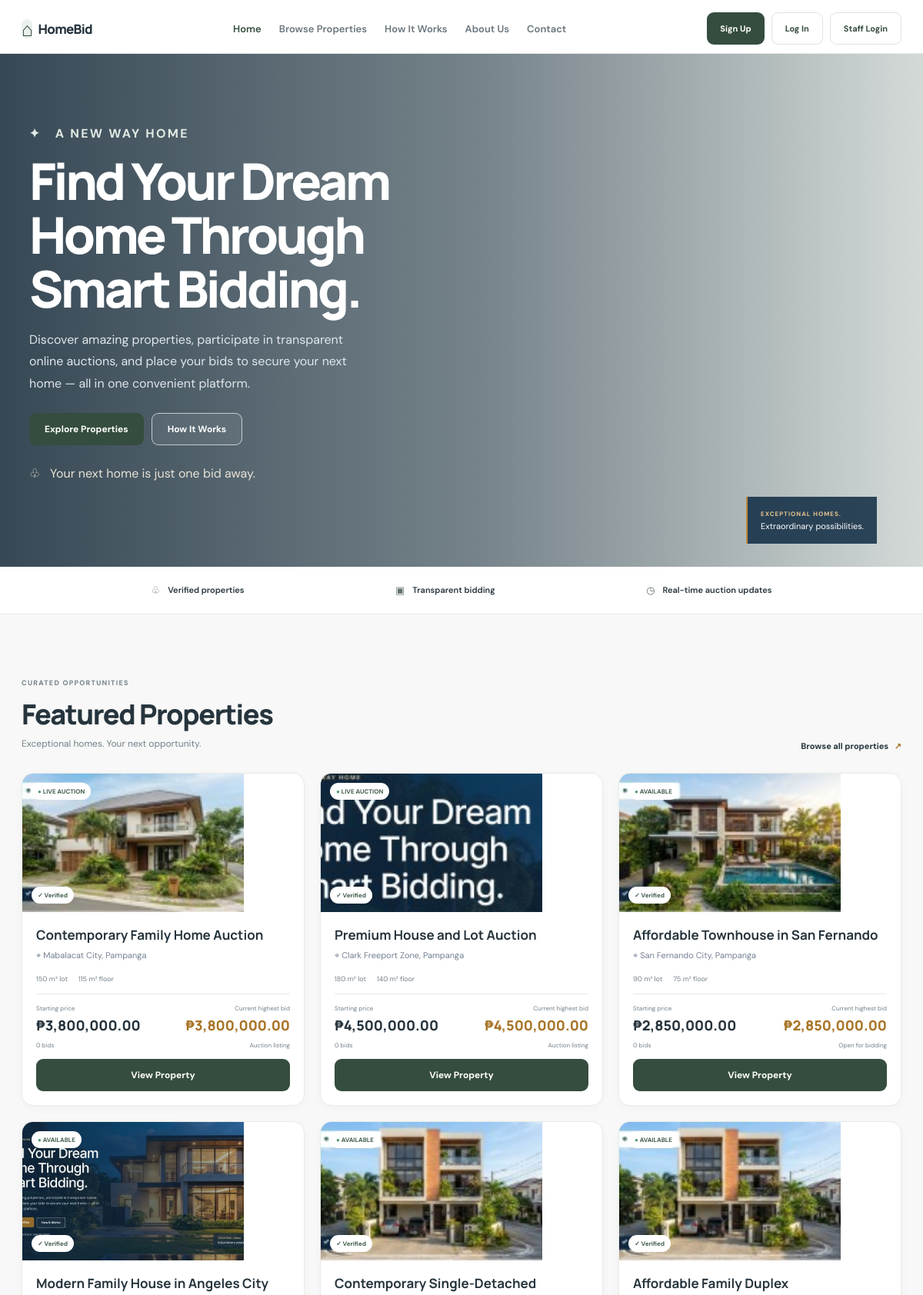
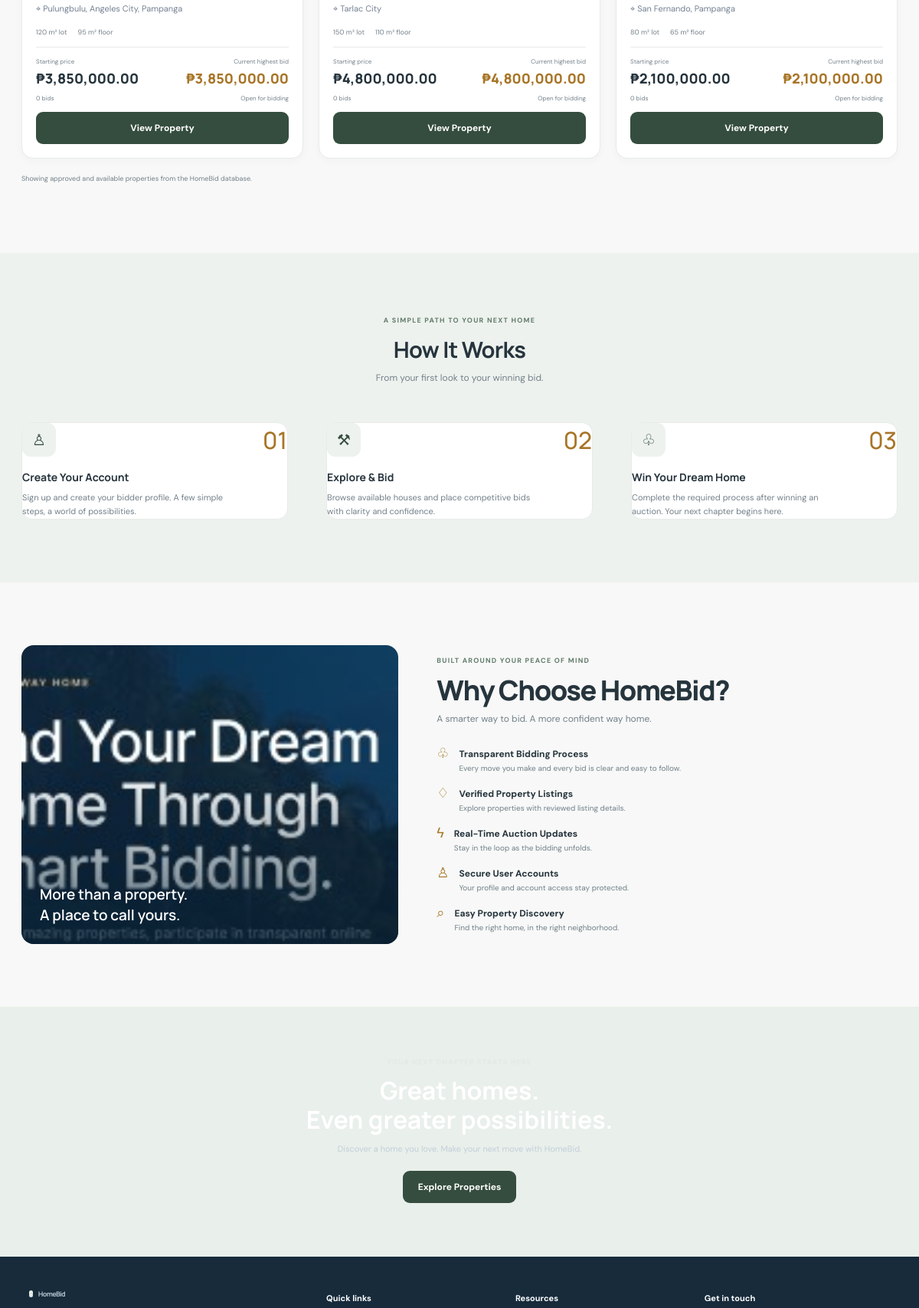
The page / (upper part) on the database its author committed (2 pictures, top to bottom).
### tables this page shows
CREATE TABLE `properties` (
  `id` int(11) NOT NULL,
  `user_id` int(11) NOT NULL,
  `title` varchar(150) NOT NULL,
  `description` text NOT NULL,
  `category` varchar(80) DEFAULT NULL,
  `location` varchar(255) NOT NULL,
  `region` varchar(100) DEFAULT NULL,
  `province` varchar(150) DEFAULT NULL,
  `city` varchar(150) DEFAULT NULL,
  `barangay` varchar(150) DEFAULT NULL,
  `lot_number` varchar(100) DEFAULT NULL,
  `lot_area` decimal(10,2) NOT NULL,
  `floor_area` decimal(10,2) NOT NULL,
  `price` decimal(12,2) NOT NULL,
  `status` enum('Available','Reserved','Sold','Auction') NOT NULL DEFAULT 'Available',
  `image_path` varchar(255) DEFAULT NULL,
  `is_featured` tinyint(1) NOT NULL DEFAULT 0,
  `created_at` timestamp NOT NULL DEFAULT current_timestamp(),
  `is_approved` tinyint(1) NOT NULL DEFAULT 0,
  `review_status` enum('pending','admin_approval','needs_revision','approved') NOT NULL DEFAULT 'pending',
  `review_feedback` text DEFAULT NULL,
  `reviewed_by` int(11) DEFAULT NULL,
  `reviewed_at` datetime DEFAULT NULL,
  `submission_type` enum('listing','auction') NOT NULL DEFAULT 'listing',
  `latitude` decimal(10,8) DEFAULT NULL,
  `longitude` decimal(11,8) DEFAULT NULL
);

### config/db.php (called while the page is built, shortened)
<?php
function hb_query(mysqli $conn, string $sql, array $params = []): mysqli_result|bool {
    return mysqli_query($conn, $sql);
}
function hb_fetch_all(mysqli_result|bool $result): array {
    return $result instanceof mysqli_result ? mysqli_fetch_all($result, MYSQLI_ASSOC) : [];
}

### index.php (the view, shortened to what this page needs)
<?php
require_once __DIR__ . '/config/db.php';
$featuredProperties = [];
$featuredLoadError = false;
try {
    $featuredQuery = hb_query($conn, "
        SELECT
            p.id, p.title, p.location, p.description, p.lot_area, p.floor_area,
            p.price, p.status, p.is_approved, p.image_path,
            a.starting_bid, a.current_bid,
            (SELECT COUNT(*) FROM bids b WHERE b.property_id = p.id) AS bidder_count
        FROM properties p
        LEFT JOIN auctions a ON a.id = (
            SELECT a2.id
            FROM auctions a2
            WHERE a2.property_id = p.id
            ORDER BY a2.id DESC
            LIMIT 1
        )
        WHERE p.is_approved = 1 AND p.review_status = 'approved'
          AND (p.status = 'Available' OR (p.status = 'Auction' AND a.review_status = 'approved' AND a.status IN ('active','upcoming')))
        ORDER BY p.created_at DESC, p.id DESC
        LIMIT 6
    ");
    $featuredProperties = hb_fetch_all($featuredQuery);
} catch (Throwable $e) {
    error_log('HomeBid featured properties: ' . 'Database operation failed');
    $featuredLoadError = true;
}
function homebid_money($amount): string {
    return '₱' . number_format((float)$amount, 2);
}
?>
<!DOCTYPE html>
<html lang="en">
<head>
    <link rel="stylesheet" href="style.css?v=minimal-20261117">
</head>
<body>
    <header class="site-header">
        <div class="nav-wrap">
            <a class="brand" href="#home" aria-label="HomeBid home"><span
                    class="brand-mark">⌂</span><span>HomeBid</span></a>
            <nav class="main-nav" id="mainNav">
                <a href="#home" class="active">Home</a>
                <a href="#properties">Browse Properties</a>
                <a href="#how-it-works">How It Works</a>
                <a href="#about">About Us</a>
                <a href="#contact">Contact</a>
            </nav>
            <div class="nav-actions">
                <button class="btn btn-gold btn-small" data-modal="signup">Sign Up</button>
                <button class="btn btn-outline btn-small" data-modal="login">Log In</button>
                <a class="btn btn-outline btn-small" href="staff-login.php">Staff Login</a>
            </div>
        </div>
    </header>
    <main>
        <section class="hero" id="home">
            <div class="hero-shade"></div>
            <div class="hero-content">
                <p class="eyebrow light">✦ &nbsp; A NEW WAY HOME</p>
                <h1>Find Your Dream<br class="desktop-break"> Home Through<br class="desktop-break"> Smart Bidding.</h1>
                <p class="hero-copy">Discover amazing properties, participate in transparent online auctions, and place
                    your bids to secure your next home — all in one convenient platform.</p>
                <div class="hero-actions">
                    <a class="btn btn-gold" href="#properties">Explore Properties</a>
                    <a class="btn btn-glass" href="#how-it-works">How It Works</a>
                </div>
                <p class="hero-note">♧ &nbsp; Your next home is just one bid away.</p>
            </div>
            <div class="hero-caption"><strong>EXCEPTIONAL HOMES.</strong><br>Extraordinary possibilities.</div>
        </section>
        <section class="trust-strip" aria-label="HomeBid benefits">
            <div>♧ <span>Verified properties</span></div>
            <div>▣ <span>Transparent bidding</span></div>
            <div>◷ <span>Real-time auction updates</span></div>
        </section>
        <section class="section properties-section" id="properties">
            <div class="section-heading">
                <div>
                    <p class="eyebrow">CURATED OPPORTUNITIES</p>
                    <h2>Featured Properties</h2>
                    <p class="muted">Exceptional homes. Your next opportunity.</p>
                </div>
                <a class="text-link" href="#properties">Browse all properties <span>↗</span></a>
            </div>
            <div class="property-grid">
                <?php if ($featuredProperties): ?>
                    <?php foreach ($featuredProperties as $property): ?>
                        <article class="property-card">
                            <div class="property-image">
                                <img src="<?php echo htmlspecialchars($property['image_path'], ENT_QUOTES, 'UTF-8'); ?>" alt="<?= htmlspecialchars($property['title'], ENT_QUOTES, 'UTF-8') ?>">
                                <?php if (!empty($property['current_bid'])): ?>
                                    <span class="live-tag">● LIVE AUCTION</span>
                                <?php else: ?>
                                    <span class="live-tag">● AVAILABLE</span>
                                <?php endif; ?>
                                <span class="verified">✓ Verified</span>
                            </div>
                            <div class="property-body">
                                <h3><?= htmlspecialchars($property['title'], ENT_QUOTES, 'UTF-8') ?></h3>
                                <p class="location">⌖ <?= htmlspecialchars($property['location'], ENT_QUOTES, 'UTF-8') ?></p>
                                <div class="specs">
                                    <span><?= number_format((float)$property['lot_area'], 0) ?> m² lot</span>
                                    <span><?= number_format((float)$property['floor_area'], 0) ?> m² floor</span>
                                </div>
                                <div class="price-row">
                                    <div>
                                        <small>Starting price</small>
                                        <strong><?= homebid_money($property['starting_bid'] ?? $property['price']) ?></strong>
                                    </div>
                                    <div class="current">
                                        <small>Current highest bid</small>
                                        <strong><?= homebid_money($property['current_bid'] ?? $property['price']) ?></strong>
                                    </div>
                                </div>
                                <div class="card-foot">
                                    <span><?= (int)$property['bidder_count'] ?> bids</span>
                                    <span><?= !empty($property['current_bid']) ? 'Auction listing' : 'Open for bidding' ?></span>
                                </div>
                                <a class="btn btn-navy view-property"
                                   href="property-view.php?id=<?= (int)$property['id'] ?>">View Property</a>
                            </div>
                        </article>
                    <?php endforeach; ?>
                <?php elseif ($featuredLoadError): ?>
                    <p class="muted">Featured properties are temporarily unavailable. Please try again later.</p>
                <?php else: ?>
                    <p class="muted">There are no approved properties available right now. Check back soon for new listings.</p>
                <?php endif; ?>
            </div>
            <p class="disclaimer">Showing approved and available properties from the HomeBid database.</p>
        </section>
        <section class="how-section" id="how-it-works">
            <div class="section centered">
                <p class="eyebrow">A SIMPLE PATH TO YOUR NEXT HOME</p>
                <h2>How It Works</h2>
                <p class="muted">From your first look to your winning bid.</p>
                <div class="steps">
                    <article class="step">
                        <div class="step-top"><span class="step-icon">♙</span><b>01</b></div>
                        <h3>Create Your Account</h3>
                        <p>Sign up and create your bidder profile. A few simple steps, a world of possibilities.</p>
                    </article>
                    <article class="step">
                        <div class="step-top"><span class="step-icon">⚒</span><b>02</b></div>
                        <h3>Explore &amp; Bid</h3>
                        <p>Browse available houses and place competitive bids with clarity and confidence.</p>
                    </article>
                    <article class="step">
                        <div class="step-top"><span class="step-icon">♧</span><b>03</b></div>
                        <h3>Win Your Dream Home</h3>
                        <p>Complete the required process after winning an auction. Your next chapter begins here.</p>
                    </article>
                </div>
            </div>
        </section>
        <section class="about-section section" id="about">
            <div class="about-photo"><img src="assets/why-house.jpg" alt="Warmly lit modern home at dusk">
                <div>More than a property.<br>A place to call yours.</div>
            </div>
            <div class="about-copy">
                <p class="eyebrow">BUILT AROUND YOUR PEACE OF MIND</p>
                <h2>Why Choose HomeBid?</h2>
                <p class="muted">A smarter way to bid. A more confident way home.</p>
                <ul class="benefit-list">
                    <li><span>♧</span>
                        <div><strong>Transparent Bidding Process</strong>
                            <p>Every move you make and every bid is clear and easy to follow.</p>
                        </div>
                    </li>
                    <li><span>♢</span>
                        <div><strong>Verified Property Listings</strong>
                            <p>Explore properties with reviewed listing details.</p>
                        </div>
                    </li>
                    <li><span>ϟ</span>
                        <div><strong>Real-Time Auction Updates</strong>
                            <p>Stay in the loop as the bidding unfolds.</p>
                        </div>
                    </li>
                    <li><span>♙</span>
                        <div><strong>Secure User Accounts</strong>
                            <p>Your profile and account access stay protected.</p>
                        </div>
                    </li>
                    <li><span>⌕</span>
                        <div><strong>Easy Property Discovery</strong>
                            <p>Find the right home, in the right neighborhood.</p>
                        </div>
                    </li>
                </ul>
            </div>
        </section>
        <section class="cta-section">
            <p class="eyebrow light">YOUR NEXT CHAPTER STARTS HERE</p>
            <h2>Great homes.<br>Even greater possibilities.</h2>
            <p>Discover a home you love. Make your next move with HomeBid.</p><a class="btn btn-gold"
                href="#properties">Explore Properties</a>
        </section>
    </main>
    <footer class="site-footer" id="contact">
        <div class="footer-main">
            <div class="footer-brand"><a class="brand brand-light" href="#home"><span
                        class="brand-mark">⌂</span><span>HomeBid</span></a>
            </div>
            <div>
                <h4>Quick links</h4><a href="#home">Home</a><a href="#properties">Browse Properties</a>
            </div>
            <div>
                <h4>Resources</h4><a href="#properties">Bidding guide</a><a href="#contact">Privacy Policy</a>
            </div>
            <div>
                <h4>Get in touch</h4><a href="mailto:hello@homebid.example">hello@homebid.example</a>
            </div>
        </div>
    </footer>
</body>
</html>

### rows shown on the page
properties: image_path (picture), shows "● LIVE AUCTION", title "Contemporary Family Home Auction", location "Mabalacat City, Pampanga", lot_area "150", floor_area "115", price "₱3,800,000.00", bidder_count "0", shows "Auction listing"
properties: image_path (picture), shows "● LIVE AUCTION", title "Premium House and Lot Auction", location "Clark Freeport Zone, Pampanga", lot_area "180", floor_area "140", price "₱4,500,000.00", bidder_count "0", shows "Auction listing"
properties: image_path (picture), shows "● AVAILABLE", title "Affordable Townhouse in San Fernando", location "San Fernando City, Pampanga", lot_area "90", floor_area "75", price "₱2,850,000.00", bidder_count "0", shows "Open for bidding"
properties: image_path (picture), shows "● AVAILABLE", title "Modern Family House in Angeles City", location "Pulungbulu, Angeles City, Pampanga", lot_area "120", floor_area "95", price "₱3,850,000.00", bidder_count "0", shows "Open for bidding"
properties: image_path (picture), shows "● AVAILABLE", title "Contemporary Single-Detached", location "Tarlac City", lot_area "150", floor_area "110", price "₱4,800,000.00", bidder_count "0", shows "Open for bidding"
properties: image_path (picture), shows "● AVAILABLE", title "Affordable Family Duplex", location "San Fernando, Pampanga", lot_area "80", floor_area "65", price "₱2,100,000.00", bidder_count "0", shows "Open for bidding"
